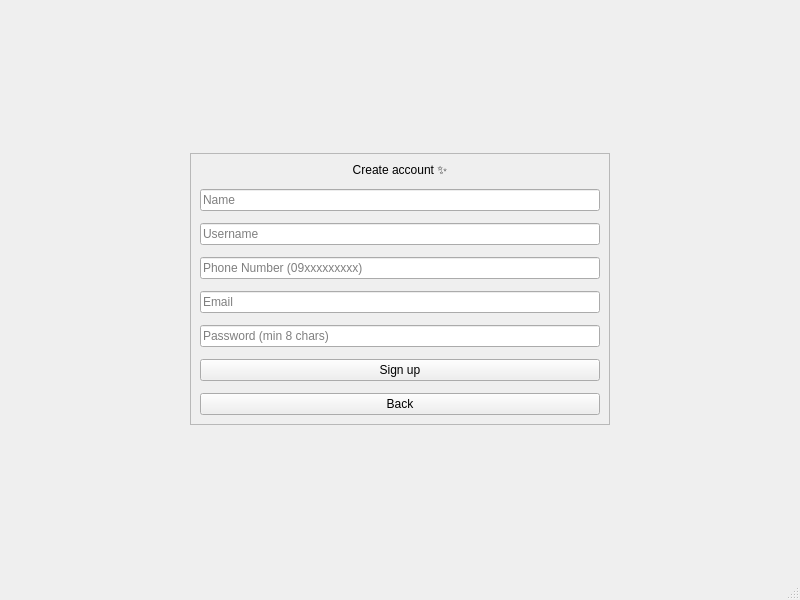
<?xml version="1.0" encoding="UTF-8"?>
<ui version="4.0">
 <class>SignupWindow</class>
 <widget class="QMainWindow" name="SignupWindow">
  <property name="geometry">
   <rect><x>0</x><y>0</y><width>800</width><height>600</height></rect>
  </property>
  <property name="windowTitle">
   <string>Sign up</string>
  </property>
  <widget class="QWidget" name="centralwidget">
   <layout class="QVBoxLayout" name="rootLayout">
    <property name="spacing"><number>16</number></property>

    <item>
     <spacer name="topSpacer">
      <property name="orientation"><enum>Qt::Vertical</enum></property>
      <property name="sizeHint"><size><width>20</width><height>50</height></size></property>
     </spacer>
    </item>

    <item>
     <layout class="QHBoxLayout" name="centerRow">
      <item>
       <spacer name="leftSpacer">
        <property name="orientation"><enum>Qt::Horizontal</enum></property>
        <property name="sizeHint"><size><width>100</width><height>20</height></size></property>
       </spacer>
      </item>

      <item>
       <widget class="QFrame" name="card">
        <property name="minimumSize"><size><width>420</width><height>0</height></size></property>
        <property name="maximumSize"><size><width>480</width><height>16777215</height></size></property>
        <property name="frameShape"><enum>QFrame::StyledPanel</enum></property>
        <layout class="QVBoxLayout" name="cardLayout">
         <property name="spacing"><number>12</number></property>

         <item>
          <widget class="QLabel" name="titleLabel">
           <property name="text"><string>Create account ✨</string></property>
           <property name="alignment"><set>Qt::AlignCenter</set></property>
          </widget>
         </item>

         <item>
          <widget class="QLineEdit" name="editName">
           <property name="placeholderText"><string>Name</string></property>
          </widget>
         </item>
         <item>
          <widget class="QLineEdit" name="editUsername">
           <property name="placeholderText"><string>Username</string></property>
          </widget>
         </item>
         <item>
          <widget class="QLineEdit" name="editPhone">
           <property name="placeholderText"><string>Phone Number (09xxxxxxxxx)</string></property>
          </widget>
         </item>
         <item>
          <widget class="QLineEdit" name="editEmail">
           <property name="placeholderText"><string>Email</string></property>
          </widget>
         </item>
         <item>
          <widget class="QLineEdit" name="editPassword">
           <property name="echoMode"><enum>QLineEdit::Password</enum></property>
           <property name="placeholderText"><string>Password (min 8 chars)</string></property>
          </widget>
         </item>

         <item>
          <widget class="QPushButton" name="btnSignup">
           <property name="text"><string>Sign up</string></property>
          </widget>
         </item>

         <item>
          <widget class="QPushButton" name="btnBack">
           <property name="text"><string>Back</string></property>
          </widget>
         </item>

        </layout>
       </widget>
      </item>

      <item>
       <spacer name="rightSpacer">
        <property name="orientation"><enum>Qt::Horizontal</enum></property>
        <property name="sizeHint"><size><width>100</width><height>20</height></size></property>
       </spacer>
      </item>
     </layout>
    </item>

    <item>
     <spacer name="bottomSpacer">
      <property name="orientation"><enum>Qt::Vertical</enum></property>
      <property name="sizeHint"><size><width>20</width><height>50</height></size></property>
     </spacer>
    </item>

   </layout>
  </widget>
  <widget class="QMenuBar" name="menubar"/>
  <widget class="QStatusBar" name="statusbar"/>
 </widget>
 <resources/>
 <connections/>
</ui>
